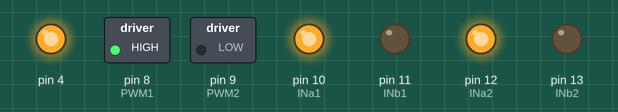
A sketch run on a simulated Arduino Uno, built with avr-gcc and run on an emulated ATmega328P. Parts: switched loads named in the sketch (green lamp = pin HIGH), output pins drawn as LEDs (lit = HIGH). What the sketch prints to the serial monitor is not drawn.

Above: at 0.1 s.
Timing chart, 0 to 1.6 s (numbered marks = the images above):
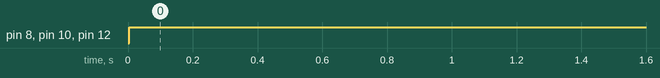

The sketch:

TIltroll.ino
```cpp
/* Motor Pin Definitions */
#define INa1 10
#define INb1 11
#define PWM1 8
#define INa2 12
#define INb2 13
#define PWM2 9
#define cc 7//cruise control

#define SOP '.'
#define EOP '\n'

#include <SoftwareSerial.h>


/* Variable Definitions */
int speed1;
int speed2;
int turnFactor;

String data = "";
int AccX;
int AccY;
int AccZ;
int GyroX;
int GyroY;
byte index;
/* Variables to deal with data recieved from the XBee */
//int init;
int coma1;
int coma2;
int coma3;
int coma4;
int ii;
int comaNum;
String data1 = "";
String x ="";
String y ="";
String z ="";
String xg ="";
String yg ="";
boolean ended;
boolean started;

String inData[80];

/* Cruise Controll*/
boolean cruise = false;
boolean ready = false;


void setup(){

  //USE UART
  pinMode(4, OUTPUT);
  pinMode(7, OUTPUT);
  digitalWrite(4, HIGH);
  digitalWrite(7, HIGH);
  Serial.begin(9600);
  pinMode(INa1, OUTPUT);
  pinMode(INb1, OUTPUT);
  pinMode(PWM1, OUTPUT);
  pinMode(INa2, OUTPUT);
  pinMode(INb2, OUTPUT);
  pinMode(PWM2, OUTPUT);
  pinMode(cc, INPUT);
  Serial.print("Setup");

}

void loop(){
  //  Serial.println("In the loop");

  //  ii = 0;
  //  while(Serial.read()!= '.');
  //  Serial.print("Got a Period");
  //  while(Serial.available()==0);
  //  Serial.print("Available");
  //  int val = Serial.read(); //read in one byte
  //  AccX = 100*(val-'0');
  //  while(Serial.available()==0);
  //  val = Serial.read(); //read in one byte
  //  AccX = AccX + 10*(val-'0');
  //  while(Serial.available()==0);
  //  val = Serial.read(); //read in one byte
  //  AccX = AccX + (val-'0');
  //  Serial.println(AccX);
  //  //We're done reading the first value
  //  while(Serial.available()==0);
  //  val = Serial.read(); //read in one byte
  //  AccY = 100*(val-'0');
  //  while(Serial.available()==0);
  //  val = Serial.read(); //read in one byte
  //  AccY = AccY + 10*(val-'0');
  //  while(Serial.available()==0);
  //  val = Serial.read(); //read in one byte
  //  AccY = AccY + (val-'0');
  //  Serial.println(AccY);
  //  //We're done reading the first value
  //  while(Serial.available()==0);
  //  val = Serial.read(); //read in one byte
  //  AccZ = 100*(val-'0');
  //  while(Serial.available()==0);
  //  val = Serial.read(); //read in one byte
  //  AccZ = AccZ + 10*(val-'0');
  //  while(Serial.available()==0);
  //  val = Serial.read(); //read in one byte
  //  AccZ = AccZ + (val-'0');
  //  Serial.println(AccZ);
  //  //We're done reading the first value
  //  while(Serial.available()==0);
  //  val = Serial.read(); //read in one byte
  //  GyroX = 100*(val-'0');
  //  while(Serial.available()==0);
  //  val = Serial.read(); //read in one byte
  //  GyroX = GyroX + 10*(val-'0');
  //  while(Serial.available()==0);
  //  val = Serial.read(); //read in one byte
  //  GyroX = GyroX + (val-'0');
  //  Serial.println(GyroX);
  //  while(Serial.available()==0);
  //  val = Serial.read(); //read in one byte
  //  GyroY = 100*(val-'0');
  //  while(Serial.available()==0);
  //  val = Serial.read(); //read in one byte
  //  GyroY = GyroY + 10*(val-'0');
  //  while(Serial.available()==0);
  //  val = Serial.read(); //read in one byte
  //  GyroY = GyroY + (val-'0');
  //  Serial.println(GyroY);
  //We're done reading the first value
  //We're done reading the first value
  //  comaNum = 0;
  //  for(int kk=0; kk<30; kk++){
  //    if(data[kk] == ','){
  //      if(comaNum == 0)
  //        coma1 = data.charAt(kk);
  //      else if(comaNum == 1)
  //        coma2 = data.charAt(kk);
  //      else if(comaNum == 2)
  //        coma3 = data.charAt(kk);
  //      else if(comaNum == 3)
  //        coma4 = data.charAt(kk);
  //      comaNum++;
  //    }
  //  }
  //  for(int jj = 0; jj<data.length(); jj++){
  //    data1 += data.charAt(jj);
  //  }
  //  AccX = getVals(data1. substring(0, coma1));
  //  AccY = getVals(data1.substring(coma1+1, coma2));
  //  AccZ = getVals(data1.substring(coma2+1, coma3));
  //  GyroX = getVals(data1.substring(coma3+1, coma4));
  //  GyroY = getVals(data1.substring(coma4+1));
//
//  if(ready){
//    interpretSerial();
//  }
//
  Serial.print("AccX: ");
  Serial.print(AccX);
  Serial.print("   AccY: ");
  Serial.println(AccY);
  setmotors(AccX, AccY);


  //  Serial.print("I got");
  //  Serial.print(data);
  //  Serial.print("\n");
  //  Serial.println("And made it");
  //  Serial.print(".");
  //  Serial.print(AccX);
  //  Serial.print(",");
  //  Serial.print(AccY);
  //  Serial.print(",");
  //  Serial.print(AccZ);
  //  Serial.print(",");
  //  Serial.print(GyroX);
  //  Serial.print(",");
  //  Serial.print(GyroY);
  //  Serial.print("\n");
}

void setmotors(int zAcc, int yAcc){

  if (zAcc>=440 && zAcc<=450){
    digitalWrite(INa1, LOW);
    digitalWrite(INb1, LOW);
    digitalWrite(INa2, LOW);
    digitalWrite(INb2, LOW);
  }
  else if (zAcc>450){
    digitalWrite(INa1, LOW);
    digitalWrite(INb1, HIGH);
    digitalWrite(INa2, LOW);
    digitalWrite(INb2, HIGH);
  }
  else if (zAcc<440){
    digitalWrite(INa1, HIGH);
    digitalWrite(INb1, LOW);
    digitalWrite(INa2, HIGH);
    digitalWrite(INb2, LOW);
  }
  speed1 = constrain(map(zAcc, 460, 400, 0, 255), 0, 255);
  speed2 = constrain(map(zAcc, 370, 345, 0, 255), 0, 255);
  turnFactor = constrain(map(yAcc, 430, 450, -255 , 255), -255, 255);

  if (turnFactor>24){
    speed1 -= turnFactor;
  }
  else if (turnFactor<-24){
    speed2 -= -1*turnFactor;
  }
  analogWrite(PWM1, speed1);
  analogWrite(PWM2, speed2);

}


int getVals(String in){

  if(in.length() == 1)
    return in.charAt(0)-48;
  else if(in.length() == 2)
    return ((in.charAt(0)-48)*10)+(in.charAt(1)-48);
  else if(in.length() == 3)
    return ((in.charAt(0)-48)*100)+((in.charAt(1)-48)*10)+(in.charAt(2)-48);
  else if(in.length() == 3)
    return 1000+((in.charAt(1)-48)*100)+((in.charAt(2)-48)*10)+(in.charAt(3)-48);
}
```

serialEvent.ino
```cpp
String incomingData = "";

void serialEvent(){
  ready = false;
  int inputData = 0;
  while (Serial.available() > 0) {
    char c = Serial.read();
    incomingData += c; //Serial data read in characters  - add to a string
  }
//  Serial.println(incomingData);
  if(incomingData.length() >19){

    AccX = ((incomingData.charAt(0)-'0')*100) + ((incomingData.charAt(1)-'0')*10) + ((incomingData.charAt(2)-'0'));
    AccY = ((incomingData.charAt(4)-'0')*100) + ((incomingData.charAt(5)-'0')*10) + ((incomingData.charAt(6)-'0'));
    incomingData = "";

    /*char dataArray[incomingData.length()+1];
    incomingData.toCharArray(dataArray, sizeof(dataArray));
    for(int ii = 0; ii < incomingData.length()+1; ii++){ //now make data into something useful
      if((dataArray[ii] == '\n') || (dataArray[ii] == ',')){ //time for a new word/coordinate
        inputData ++;
      }
      else {
        if(inputData == 0) {
          x += dataArray[ii];
        }
        else if(inputData == 1) {
          y += dataArray[ii];
        }
        if(inputData == 2) {
          z += dataArray[ii];
        }
        else if(inputData == 3) {
          xg += dataArray[ii];
        }
        else if(inputData == 4) {
          yg += dataArray[ii];
        }
      }
    }*/
    ready = true; //coordinates set, time to move on
  }
}

//
//void interpretSerial(){
//  if(ready){
//    char dataArray1[x.length() + 1]; //to turn x, y into coordinates
//    char dataArray2[y.length() + 1];
//    char dataArray3[z.length() + 1]; //to turn x, y into coordinates
//    char dataArray4[xg.length() + 1];
//    char dataArray5[yg.length() + 1];
//    x.toCharArray(dataArray1, sizeof(dataArray1));
//    y.toCharArray(dataArray2, sizeof(dataArray2));
//    z.toCharArray(dataArray3, sizeof(dataArray3));
//    xg.toCharArray(dataArray4, sizeof(dataArray4));
//    yg.toCharArray(dataArray5, sizeof(dataArray5));
//    AccX = atol(dataArray1); //character array to integer - NOT final coordinates
//    AccY = atol(dataArray2);
//    AccZ = atol(dataArray3);
//    GyroX = atol(dataArray4);
//    GyroY = atol(dataArray5);
//    ready = false;
//  }
//}
//
//
```

Measured:
- by itself, pin 8 (PWM1), pin 10 (INa1), pin 12 (INa2): LOW → HIGH at 0.00 s
